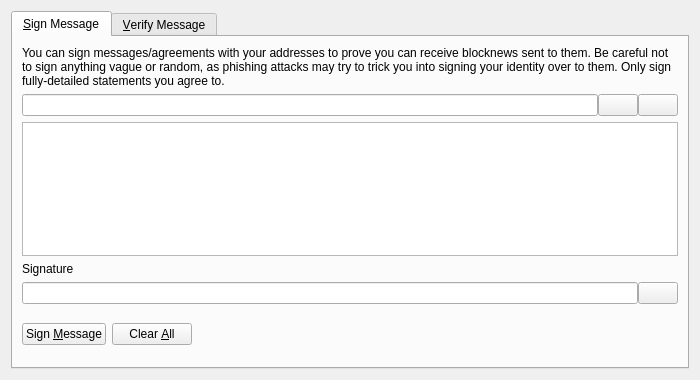
<?xml version="1.0" encoding="UTF-8"?>
<ui version="4.0">
 <class>SignVerifyMessageDialog</class>
 <widget class="QDialog" name="SignVerifyMessageDialog">
  <property name="geometry">
   <rect>
    <x>0</x>
    <y>0</y>
    <width>700</width>
    <height>380</height>
   </rect>
  </property>
  <property name="windowTitle">
   <string>Signatures - Sign / Verify a Message</string>
  </property>
  <property name="modal">
   <bool>true</bool>
  </property>
  <layout class="QVBoxLayout" name="verticalLayout">
   <item>
    <widget class="QTabWidget" name="tabWidget">
     <property name="currentIndex">
      <number>0</number>
     </property>
     <widget class="QWidget" name="tabSignMessage">
      <attribute name="title">
       <string>&amp;Sign Message</string>
      </attribute>
      <layout class="QVBoxLayout" name="verticalLayout_SM">
       <item>
        <widget class="QLabel" name="infoLabel_SM">
         <property name="text">
          <string>You can sign messages/agreements with your addresses to prove you can receive blocknews sent to them. Be careful not to sign anything vague or random, as phishing attacks may try to trick you into signing your identity over to them. Only sign fully-detailed statements you agree to.</string>
         </property>
         <property name="textFormat">
          <enum>Qt::PlainText</enum>
         </property>
         <property name="wordWrap">
          <bool>true</bool>
         </property>
        </widget>
       </item>
       <item>
        <layout class="QHBoxLayout" name="horizontalLayout_1_SM">
         <property name="spacing">
          <number>0</number>
         </property>
         <item>
          <widget class="QValidatedLineEdit" name="addressIn_SM">
           <property name="toolTip">
            <string>The Blocknew address to sign the message with</string>
           </property>
          </widget>
         </item>
         <item>
          <widget class="QPushButton" name="addressBookButton_SM">
           <property name="toolTip">
            <string>Choose previously used address</string>
           </property>
           <property name="text">
            <string/>
           </property>
           <property name="icon">
            <iconset resource="../bitcoin.qrc">
             <normaloff>:/icons/address-book</normaloff>:/icons/address-book</iconset>
           </property>
           <property name="shortcut">
            <string>Alt+A</string>
           </property>
           <property name="autoDefault">
            <bool>false</bool>
           </property>
          </widget>
         </item>
         <item>
          <widget class="QPushButton" name="pasteButton_SM">
           <property name="toolTip">
            <string>Paste address from clipboard</string>
           </property>
           <property name="text">
            <string/>
           </property>
           <property name="icon">
            <iconset resource="../bitcoin.qrc">
             <normaloff>:/icons/editpaste</normaloff>:/icons/editpaste</iconset>
           </property>
           <property name="shortcut">
            <string>Alt+P</string>
           </property>
           <property name="autoDefault">
            <bool>false</bool>
           </property>
          </widget>
         </item>
        </layout>
       </item>
       <item>
        <widget class="QPlainTextEdit" name="messageIn_SM">
         <property name="toolTip">
          <string>Enter the message you want to sign here</string>
         </property>
        </widget>
       </item>
       <item>
        <widget class="QLabel" name="signatureLabel_SM">
         <property name="text">
          <string>Signature</string>
         </property>
         <property name="textFormat">
          <enum>Qt::PlainText</enum>
         </property>
        </widget>
       </item>
       <item>
        <layout class="QHBoxLayout" name="horizontalLayout_2_SM">
         <property name="spacing">
          <number>0</number>
         </property>
         <item>
          <widget class="QLineEdit" name="signatureOut_SM">
           <property name="font">
            <font>
             <italic>true</italic>
            </font>
           </property>
           <property name="readOnly">
            <bool>true</bool>
           </property>
          </widget>
         </item>
         <item>
          <widget class="QPushButton" name="copySignatureButton_SM">
           <property name="toolTip">
            <string>Copy the current signature to the system clipboard</string>
           </property>
           <property name="text">
            <string/>
           </property>
           <property name="icon">
            <iconset resource="../bitcoin.qrc">
             <normaloff>:/icons/editcopy</normaloff>:/icons/editcopy</iconset>
           </property>
           <property name="autoDefault">
            <bool>false</bool>
           </property>
          </widget>
         </item>
        </layout>
       </item>
       <item>
        <layout class="QHBoxLayout" name="horizontalLayout_3_SM">
         <item>
          <widget class="QPushButton" name="signMessageButton_SM">
           <property name="toolTip">
            <string>Sign the message to prove you own this Blocknew address</string>
           </property>
           <property name="text">
            <string>Sign &amp;Message</string>
           </property>
           <property name="icon">
            <iconset resource="../bitcoin.qrc">
             <normaloff>:/icons/edit</normaloff>:/icons/edit</iconset>
           </property>
           <property name="autoDefault">
            <bool>false</bool>
           </property>
          </widget>
         </item>
         <item>
          <widget class="QPushButton" name="clearButton_SM">
           <property name="toolTip">
            <string>Reset all sign message fields</string>
           </property>
           <property name="text">
            <string>Clear &amp;All</string>
           </property>
           <property name="icon">
            <iconset resource="../bitcoin.qrc">
             <normaloff>:/icons/remove</normaloff>:/icons/remove</iconset>
           </property>
           <property name="autoDefault">
            <bool>false</bool>
           </property>
          </widget>
         </item>
         <item>
          <spacer name="horizontalSpacer_1_SM">
           <property name="orientation">
            <enum>Qt::Horizontal</enum>
           </property>
           <property name="sizeHint" stdset="0">
            <size>
             <width>40</width>
             <height>48</height>
            </size>
           </property>
          </spacer>
         </item>
         <item>
          <widget class="QLabel" name="statusLabel_SM">
           <property name="font">
            <font>
             <weight>75</weight>
             <bold>true</bold>
            </font>
           </property>
           <property name="text">
            <string/>
           </property>
           <property name="wordWrap">
            <bool>true</bool>
           </property>
          </widget>
         </item>
         <item>
          <spacer name="horizontalSpacer_2_SM">
           <property name="orientation">
            <enum>Qt::Horizontal</enum>
           </property>
           <property name="sizeHint" stdset="0">
            <size>
             <width>40</width>
             <height>48</height>
            </size>
           </property>
          </spacer>
         </item>
        </layout>
       </item>
      </layout>
     </widget>
     <widget class="QWidget" name="tabVerifyMessage">
      <attribute name="title">
       <string>&amp;Verify Message</string>
      </attribute>
      <layout class="QVBoxLayout" name="verticalLayout_VM">
       <item>
        <widget class="QLabel" name="infoLabel_VM">
         <property name="text">
          <string>Enter the receiver's address, message (ensure you copy line breaks, spaces, tabs, etc. exactly) and signature below to verify the message. Be careful not to read more into the signature than what is in the signed message itself, to avoid being tricked by a man-in-the-middle attack. Note that this only proves the signing party receives with the address, it cannot prove sendership of any transaction!</string>
         </property>
         <property name="textFormat">
          <enum>Qt::PlainText</enum>
         </property>
         <property name="alignment">
          <set>Qt::AlignLeading|Qt::AlignLeft|Qt::AlignTop</set>
         </property>
         <property name="wordWrap">
          <bool>true</bool>
         </property>
        </widget>
       </item>
       <item>
        <layout class="QHBoxLayout" name="horizontalLayout_1_VM">
         <property name="spacing">
          <number>0</number>
         </property>
         <item>
          <widget class="QValidatedLineEdit" name="addressIn_VM">
           <property name="toolTip">
            <string>The Blocknew address the message was signed with</string>
           </property>
          </widget>
         </item>
         <item>
          <widget class="QPushButton" name="addressBookButton_VM">
           <property name="toolTip">
            <string>Choose previously used address</string>
           </property>
           <property name="text">
            <string/>
           </property>
           <property name="icon">
            <iconset resource="../bitcoin.qrc">
             <normaloff>:/icons/address-book</normaloff>:/icons/address-book</iconset>
           </property>
           <property name="shortcut">
            <string>Alt+A</string>
           </property>
           <property name="autoDefault">
            <bool>false</bool>
           </property>
          </widget>
         </item>
        </layout>
       </item>
       <item>
        <widget class="QPlainTextEdit" name="messageIn_VM"/>
       </item>
       <item>
        <widget class="QValidatedLineEdit" name="signatureIn_VM"/>
       </item>
       <item>
        <layout class="QHBoxLayout" name="horizontalLayout_2_VM">
         <item>
          <widget class="QPushButton" name="verifyMessageButton_VM">
           <property name="toolTip">
            <string>Verify the message to ensure it was signed with the specified Blocknew address</string>
           </property>
           <property name="text">
            <string>Verify &amp;Message</string>
           </property>
           <property name="icon">
            <iconset resource="../bitcoin.qrc">
             <normaloff>:/icons/transaction_0</normaloff>:/icons/transaction_0</iconset>
           </property>
           <property name="autoDefault">
            <bool>false</bool>
           </property>
          </widget>
         </item>
         <item>
          <widget class="QPushButton" name="clearButton_VM">
           <property name="toolTip">
            <string>Reset all verify message fields</string>
           </property>
           <property name="text">
            <string>Clear &amp;All</string>
           </property>
           <property name="icon">
            <iconset resource="../bitcoin.qrc">
             <normaloff>:/icons/remove</normaloff>:/icons/remove</iconset>
           </property>
           <property name="autoDefault">
            <bool>false</bool>
           </property>
          </widget>
         </item>
         <item>
          <spacer name="horizontalSpacer_1_VM">
           <property name="orientation">
            <enum>Qt::Horizontal</enum>
           </property>
           <property name="sizeHint" stdset="0">
            <size>
             <width>40</width>
             <height>48</height>
            </size>
           </property>
          </spacer>
         </item>
         <item>
          <widget class="QLabel" name="statusLabel_VM">
           <property name="font">
            <font>
             <weight>75</weight>
             <bold>true</bold>
            </font>
           </property>
           <property name="text">
            <string/>
           </property>
           <property name="wordWrap">
            <bool>true</bool>
           </property>
          </widget>
         </item>
         <item>
          <spacer name="horizontalSpacer_2_VM">
           <property name="orientation">
            <enum>Qt::Horizontal</enum>
           </property>
           <property name="sizeHint" stdset="0">
            <size>
             <width>40</width>
             <height>48</height>
            </size>
           </property>
          </spacer>
         </item>
        </layout>
       </item>
      </layout>
     </widget>
    </widget>
   </item>
  </layout>
 </widget>
 <customwidgets>
  <customwidget>
   <class>QValidatedLineEdit</class>
   <extends>QLineEdit</extends>
   <header>qt/qvalidatedlineedit.h</header>
  </customwidget>
 </customwidgets>
 <resources>
  <include location="../bitcoin.qrc"/>
 </resources>
 <connections/>
</ui>
